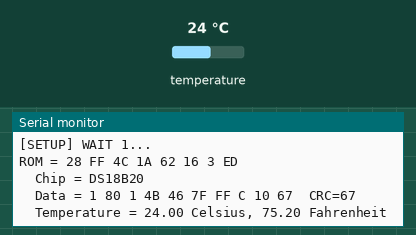
Recording of a sketch running on a simulated ESP8266 (NodeMCU). Parts: the last lines printed to the serial monitor. Inputs (shaded band) come from the test bench; at power-on: temperature 24 °C. WiFi joins after 1.5 s; servers stay silent unless stated.

Above: at 5.2 s.
5.3 s: temperature set to 12 °C
At 7.7 s:
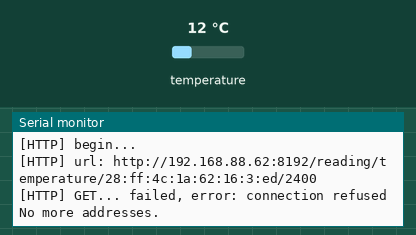
12.8 s: temperature set to 28 °C
At 18.8 s:
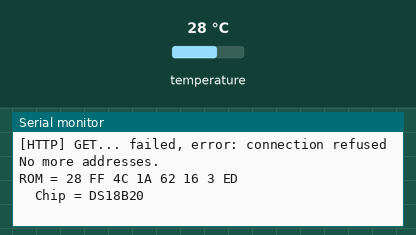
25.8 s: temperature set to 33 °C
At 31.66 s:
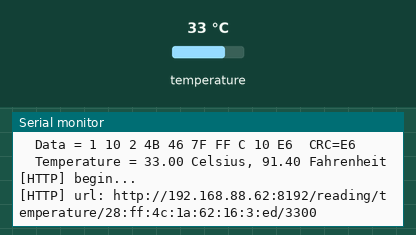
38.8 s: temperature set to 7 °C
At 45.6 s:
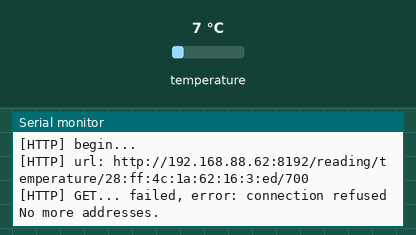
51.7 s: temperature set to 10 °C
At 57.1 s:
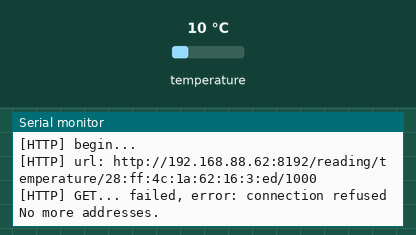
64.2 s: temperature set to 8 °C
At 69.7 s:
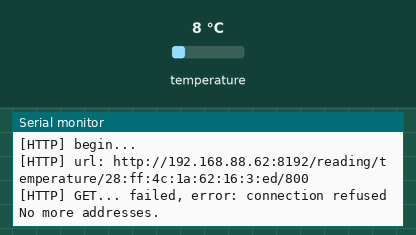
Timing chart, 0 to 71.2 s (numbered marks = the images above; inputs shaded):
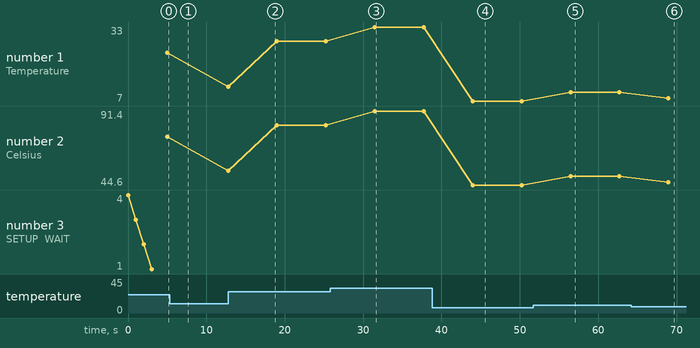

Measured:
- after the input at 25.8 s, the serial monitor: prints a new line after 5.7 s (image 3)
- after the input at 38.8 s, the serial monitor: prints a new line after 5.2 s (image 4)
- after the input at 51.7 s, the serial monitor: prints a new line after 4.8 s (image 5)
- after the input at 64.2 s, the serial monitor: prints a new line after 4.8 s (image 6)
- plotted number 1: 24 → 12 after the input at 5.3 s, 28 → 33 after the input at 25.8 s, 10 → 8 after the input at 64.2 s
- plotted number 2: 75.2 → 53.6 after the input at 5.3 s, 53.6 → 82.4 after the input at 12.8 s, 82.4 → 91.4 after the input at 25.8 s, 91.4 → 44.6 after the input at 38.8 s, 44.6 → 50 after the input at 51.7 s

The sketch:

simple_temperature.ino
```cpp
#include <OneWire.h>

// OneWire DS18S20, DS18B20, DS1822 Temperature Example
//
// http://www.pjrc.com/teensy/td_libs_OneWire.html
//
// The DallasTemperature library can do all this work for you!
// https://github.com/milesburton/Arduino-Temperature-Control-Library

OneWire  ds(2);  // on pin D4 (a 4.7K resistor is necessary)


#include <ESP8266WiFi.h>
#include <ESP8266WiFiMulti.h>

#include <ESP8266HTTPClient.h>

#include <WiFiClient.h>

ESP8266WiFiMulti WiFiMulti;

void wifi_setup()
{
  for (uint8_t t = 4; t > 0; t--) {
    Serial.printf("[SETUP] WAIT %d...\n", t);
    Serial.flush();
    delay(1000);
  }

  WiFi.mode(WIFI_STA);
  WiFiMulti.addAP("Raccoon", "grindelwald123");
}

void setup(void) {
  Serial.begin(115200);
  wifi_setup();
}

void upload_temperature_reading(byte *addr, float temp_c)
{
  if ((WiFiMulti.run() == WL_CONNECTED)) {

    WiFiClient client;

    HTTPClient http;

    Serial.print("[HTTP] begin...\n");
    char url[256];
    snprintf(url, 255, "http://192.168.88.62:8192/reading/temperature/%x:%x:%x:%x:%x:%x:%x:%x/%d",
             addr[0], addr[1], addr[2], addr[3], addr[4], addr[5], addr[6], addr[7],
             (int)(temp_c*100));
    Serial.printf("[HTTP] url: %s\n", url);
    if (http.begin(client, url)) {  // HTTP


      // start connection and send HTTP header
      int httpCode = http.GET();

      // httpCode will be negative on error
      if (httpCode > 0) {
        // HTTP header has been send and Server response header has been handled
        Serial.printf("[HTTP] GET... code: %d\n", httpCode);

        // file found at server
        if (httpCode == HTTP_CODE_OK || httpCode == HTTP_CODE_MOVED_PERMANENTLY) {
          String payload = http.getString();
          Serial.println(payload);
        }
      } else {
        Serial.printf("[HTTP] GET... failed, error: %s\n", http.errorToString(httpCode).c_str());
      }

      http.end();
    } else {
      Serial.printf("[HTTP} Unable to connect\n");
    }
  }
}
void loop(void) {
  byte i;
  byte present = 0;
  byte type_s;
  byte data[12];
  byte addr[8];
  float celsius, fahrenheit;

  if ( !ds.search(addr)) {
    Serial.println("No more addresses.");
    Serial.println();
    ds.reset_search();
    delay(5000);
    return;
  }

  Serial.print("ROM =");
  for( i = 0; i < 8; i++) {
    Serial.write(' ');
    Serial.print(addr[i], HEX);
  }

  if (OneWire::crc8(addr, 7) != addr[7]) {
      Serial.println("CRC is not valid!");
      return;
  }
  Serial.println();

  // the first ROM byte indicates which chip
  switch (addr[0]) {
    case 0x10:
      Serial.println("  Chip = DS18S20");  // or old DS1820
      type_s = 1;
      break;
    case 0x28:
      Serial.println("  Chip = DS18B20");
      type_s = 0;
      break;
    case 0x22:
      Serial.println("  Chip = DS1822");
      type_s = 0;
      break;
    default:
      Serial.println("Device is not a DS18x20 family device.");
      return;
  }

  ds.reset();
  ds.select(addr);
  ds.write(0x44, 1);        // start conversion, with parasite power on at the end

  delay(1000);     // maybe 750ms is enough, maybe not
  // we might do a ds.depower() here, but the reset will take care of it.

  present = ds.reset();
  ds.select(addr);
  ds.write(0xBE);         // Read Scratchpad

  Serial.print("  Data = ");
  Serial.print(present, HEX);
  Serial.print(" ");
  for ( i = 0; i < 9; i++) {           // we need 9 bytes
    data[i] = ds.read();
    Serial.print(data[i], HEX);
    Serial.print(" ");
  }
  Serial.print(" CRC=");
  Serial.print(OneWire::crc8(data, 8), HEX);
  Serial.println();

  // Convert the data to actual temperature
  // because the result is a 16 bit signed integer, it should
  // be stored to an "int16_t" type, which is always 16 bits
  // even when compiled on a 32 bit processor.
  int16_t raw = (data[1] << 8) | data[0];
  if (type_s) {
    raw = raw << 3; // 9 bit resolution default
    if (data[7] == 0x10) {
      // "count remain" gives full 12 bit resolution
      raw = (raw & 0xFFF0) + 12 - data[6];
    }
  } else {
    byte cfg = (data[4] & 0x60);
    // at lower res, the low bits are undefined, so let's zero them
    if (cfg == 0x00) raw = raw & ~7;  // 9 bit resolution, 93.75 ms
    else if (cfg == 0x20) raw = raw & ~3; // 10 bit res, 187.5 ms
    else if (cfg == 0x40) raw = raw & ~1; // 11 bit res, 375 ms
    //// default is 12 bit resolution, 750 ms conversion time
  }
  celsius = (float)raw / 16.0;
  fahrenheit = celsius * 1.8 + 32.0;
  Serial.print("  Temperature = ");
  Serial.print(celsius);
  Serial.print(" Celsius, ");
  Serial.print(fahrenheit);
  Serial.println(" Fahrenheit");
  upload_temperature_reading(addr, celsius);
}
```
